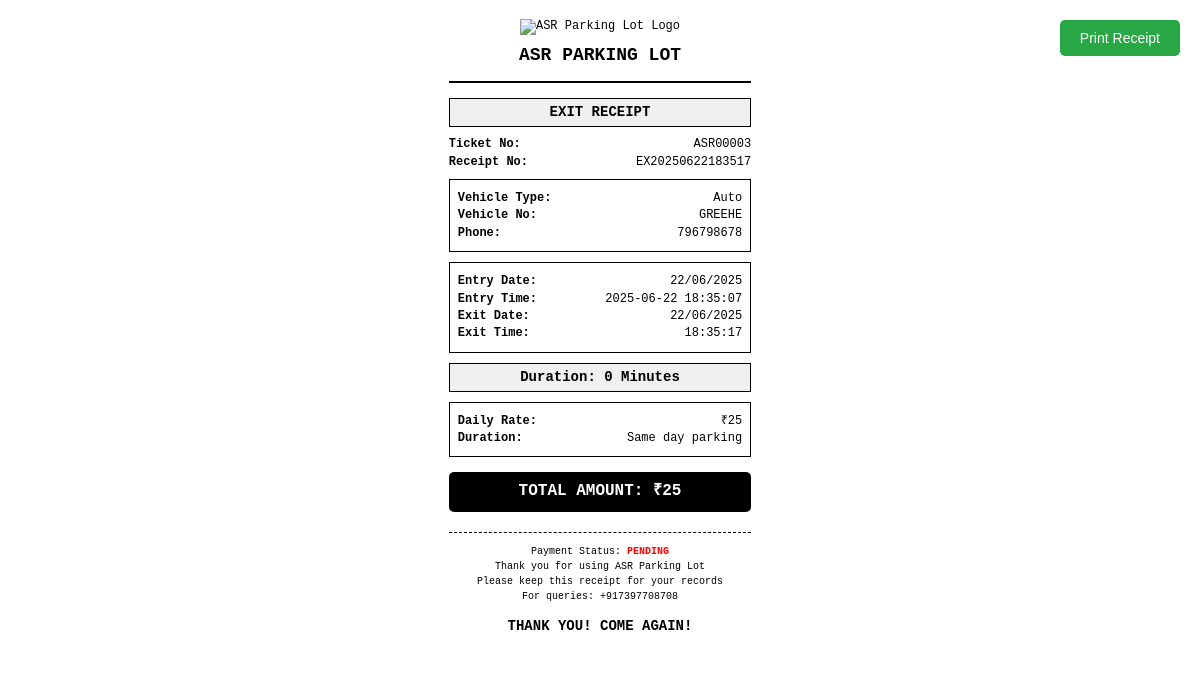
The app's page /exit-receipt/3 (signed in) with its own data.
### app/models.py (models this page shows, shortened)
class Entry(db.Model):
    id = db.Column(db.Integer, primary_key=True)
    ticket_number = db.Column(db.String(20), unique=True, nullable=False)
    vehicle_type = db.Column(db.String(50), nullable=False)
    vehicle_number = db.Column(db.String(20), nullable=False)
    phone = db.Column(db.String(15), nullable=False)
    device = db.Column(db.String(50), nullable=False)
    entry_time = db.Column(db.DateTime, default=get_current_ist, nullable=False)
    exit_time = db.Column(db.DateTime, nullable=True)
    paid = db.Column(db.Boolean, default=False, nullable=False)
    amount = db.Column(db.Float, nullable=True)

### app/routes.py (the view)
@main.route('/exit-receipt/<int:entry_id>')
@login_required
def exit_receipt(entry_id):
    if current_user.role not in ['admin', 'staff']:
        flash('Access denied. Staff or Admin privileges required.', 'error')
        return redirect(url_for('main.index'))
    entry = Entry.query.get_or_404(entry_id)
    if not entry.exit_time:
        flash('Vehicle has not been processed for exit yet.', 'error')
        return redirect(url_for('main.vehicle_exit'))
    total_amount, total_days = calculate_daily_charges(entry.entry_time, entry.exit_time, entry.vehicle_type)
    if entry.entry_time.tzinfo is None:
        ist_tz = get_ist_timezone()
        entry_time_aware = ist_tz.localize(entry.entry_time)
    else:
        entry_time_aware = entry.entry_time
    if entry.exit_time.tzinfo is None:
        ist_tz = get_ist_timezone()
        exit_time_aware = ist_tz.localize(entry.exit_time)
    else:
        exit_time_aware = entry.exit_time
    duration = exit_time_aware - entry_time_aware
    hours = duration.total_seconds() / 3600
    return render_template('exit_receipt.html',
                         entry=entry,
                         total_amount=total_amount,
                         days=total_days,
                         hours=hours)

### app/utils.py (called while the page is built)
def get_ist_timezone():
    return pytz.timezone('Asia/Kolkata')

def get_ist_time(dt=None):
    ist_tz = get_ist_timezone()
    if dt is None:
        return datetime.now(ist_tz)
    if dt.tzinfo is None:
        return ist_tz.localize(dt)
    return dt.astimezone(ist_tz)

def format_ist_time(dt, format_str='%Y-%m-%d %H:%M:%S'):
    ist_time = get_ist_time(dt)
    return ist_time.strftime(format_str)

def format_ist_time_full(dt):
    return format_ist_time(dt, '%Y-%m-%d %H:%M:%S')

def format_ist_date_short(dt):
    return format_ist_time(dt, '%d/%m/%Y')

def format_ist_time_receipt(dt):
    return format_ist_time(dt, '%H:%M:%S')

def format_ist_receipt_id(dt):
    return format_ist_time(dt, '%Y%m%d%H%M%S')

### app/templates/exit_receipt.html (shortened to what this page needs)
<!DOCTYPE html>
<html lang="en">
<head>
</head>
<body>
    <button class="print-button" onclick="window.print()">Print Receipt</button>
    <div class="receipt">
        <div class="header">
            <div class="logo-section">
                <img src="{{ url_for('main.public_file', filename='logo.png') }}" alt="ASR Parking Lot Logo" class="logo">
            </div>
            <h1>ASR PARKING LOT</h1>
        </div>
        <div class="receipt-type">
            EXIT RECEIPT
        </div>
        <div class="ticket-info">
            <div class="row">
                <span class="label">Ticket No:</span>
                <span>{{ entry.ticket_number }}</span>
            </div>
            <div class="row">
                <span class="label">Receipt No:</span>
                <span>EX{{ entry.exit_time | ist_receipt_id }}</span>
            </div>
        </div>
        <div class="vehicle-info">
            <div class="row">
                <span class="label">Vehicle Type:</span>
                <span>{{ entry.vehicle_type }}</span>
            </div>
            <div class="row">
                <span class="label">{% if entry.vehicle_type == 'Cycle' %}Cycle Token:{% else %}Vehicle No:{% endif %}</span>
                <span>{{ entry.vehicle_number }}</span>
            </div>
            <div class="row">
                <span class="label">Phone:</span>
                <span>{{ entry.phone }}</span>
            </div>
        </div>
        <div class="timing-info">
            <div class="row">
                <span class="label">Entry Date:</span>
                <span>{{ entry.entry_time | ist_date_short }}</span>
            </div>
            <div class="row">
                <span class="label">Entry Time:</span>
                <span>{{ entry.entry_time | ist_full }}</span>
            </div>
            <div class="row">
                <span class="label">Exit Date:</span>
                <span>{{ entry.exit_time | ist_date_short }}</span>
            </div>
            <div class="row">
                <span class="label">Exit Time:</span>
                <span>{{ entry.exit_time | ist_receipt }}</span>
            </div>
        </div>
        <div class="duration">
            {% if hours < 1 %}
                Duration: {{ "%.0f"|format(hours * 60) }} Minutes
            {% elif hours < 24 %}
                Duration: {{ "%.1f"|format(hours) }} Hours
            {% else %}
                Duration: {{ "%.1f"|format(hours / 24) }} Days
            {% endif %}
        </div>
        <div class="billing">
            <div class="row">
                <span class="label">Daily Rate:</span>
                <span>₹{{ "%.0f"|format(total_amount / days) }}</span>
            </div>
            {% if days > 1 %}
            <div class="row">
                <span class="label">Number of Days:</span>
                <span>{{ days }} days</span>
            </div>
            <div class="row">
                <span class="label">Calculation:</span>
                <span>{{ days }} × ₹{{ "%.0f"|format(total_amount / days) }}</span>
            </div>
            {% else %}
            <div class="row">
                <span class="label">Duration:</span>
                <span>Same day parking</span>
            </div>
            {% endif %}
        </div>
        <div class="total">
            TOTAL AMOUNT: ₹{{ "%.0f"|format(total_amount) }}
        </div>
        <div class="footer">
            <p>Payment Status:
                {% if entry.paid %}
                    <strong style="color: green;">PAID</strong>
                {% else %}
                    <strong style="color: red;">PENDING</strong>
                {% endif %}
            </p>
            <p>Thank you for using ASR Parking Lot</p>
            <p>Please keep this receipt for your records</p>
            <p>For queries: +917397708708</p>
        </div>
        <div class="thank-you">
            THANK YOU! COME AGAIN!
        </div>
    </div>
</body>
</html>

### app/templates/exit_receipt.html (style rules this page uses)
body { font-family: 'Courier New', monospace; margin: 0; padding: 0; background-color: white; font-size: 12px; line-height: 1.2; }
.receipt { width: 80mm; margin: 0 auto; padding: 5mm; background: white; }
.header { text-align: center; margin-bottom: 15px; border-bottom: 2px solid #000; padding-bottom: 10px; }
.header h1 { margin: 5px 0; font-size: 18px; font-weight: bold; }
.logo-section { margin-bottom: 10px; }
.logo { width: 60px; height: auto; }
.receipt-type { text-align: center; font-size: 14px; font-weight: bold; margin: 10px 0; padding: 5px; background-color: #f0f0f0; border: 1px solid #000; }
.ticket-info { margin: 10px 0; }
.ticket-info .row { display: flex; justify-content: space-between; margin: 3px 0; }
.ticket-info .label { font-weight: bold; }
.vehicle-info { margin: 10px 0; border: 1px solid #000; padding: 8px; }
.vehicle-info .row { display: flex; justify-content: space-between; margin: 3px 0; }
.vehicle-info .label { font-weight: bold; }
.timing-info { margin: 10px 0; border: 1px solid #000; padding: 8px; }
.timing-info .row { display: flex; justify-content: space-between; margin: 3px 0; }
.timing-info .label { font-weight: bold; }
.duration { text-align: center; font-size: 14px; font-weight: bold; margin: 10px 0; padding: 5px; background-color: #f0f0f0; border: 1px solid #000; }
.billing { margin: 10px 0; border: 1px solid #000; padding: 8px; }
.billing .row { display: flex; justify-content: space-between; margin: 3px 0; }
.billing .label { font-weight: bold; }
.total { text-align: center; font-size: 16px; font-weight: bold; margin: 15px 0; padding: 10px; background-color: #000; color: white; border-radius: 5px; }
.footer { text-align: center; margin-top: 20px; border-top: 1px dashed #000; padding-top: 10px; }
.footer p { margin: 3px 0; font-size: 10px; }
.thank-you { text-align: center; font-size: 14px; font-weight: bold; margin: 15px 0; }
.print-button { position: fixed; top: 20px; right: 20px; padding: 10px 20px; background-color: #28a745; color: white; border: none; border-radius: 5px; cursor: pointer; font-size: 14px; }

### records on screen
Entry: ticket_number "ASR00003", exit_time|ist_receipt_id "20250622183517", vehicle_type "Auto", vehicle_number "GREEHE", phone "796798678", entry_time|ist_date_short "22/06/2025", entry_time|ist_full "2025-06-22 18:35:07", exit_time|ist_date_short "22/06/2025", exit_time|ist_receipt "18:35:17"

### other values on screen
{{ "%.0f"|format(hours * 60) }} "0"
{{ "%.0f"|format(total_amount / days) }} "25"
{{ "%.0f"|format(total_amount) }} "25"
